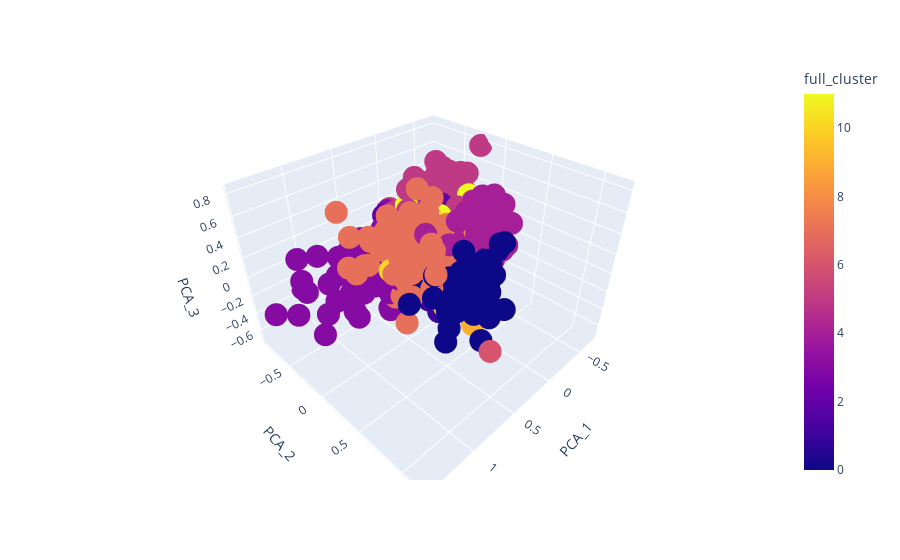

The cell this chart's notebook holds for it:
### Code cell
import plotly.express as px

fig = px.scatter_3d(data, x="PCA_1", y="PCA_2", z="PCA_3", color="full_cluster", hover_data=[
            "PCA_1", "PCA_2", 
            "PCA_3", "Company"
        ])
fig.show()

### Figure 1 — Plotly figure (JSON) as saved in the notebook; plotly's stock layout.template omitted (floating-point values rounded to 4 significant figures; data arrays with more than 128 entries replaced by an {"elided": "..."} marker saying what was removed)
{"data": [{"customdata": {"elided": "2000x1 str values"}, "hovertemplate": "PCA_1=%{x}<br>PCA_2=%{y}<br>PCA_3=%{z}<br>Company=%{customdata[0]}<br>full_cluster=%{marker.color}<extra></extra>", "legendgroup": "", "marker": {"color": {"elided": "2000 int values"}, "coloraxis": "coloraxis", "symbol": "circle"}, "mode": "markers", "name": "", "scene": "scene", "showlegend": false, "type": "scatter3d", "x": {"elided": "2000 float values"}, "y": {"elided": "2000 float values"}, "z": {"elided": "2000 float values"}}], "layout": {"coloraxis": {"colorbar": {"title": {"text": "full_cluster"}}, "colorscale": [[0, "#0d0887"], [0.1111, "#46039f"], [0.2222, "#7201a8"], [0.3333, "#9c179e"], [0.4444, "#bd3786"], [0.5556, "#d8576b"], [0.6667, "#ed7953"], [0.7778, "#fb9f3a"], [0.8889, "#fdca26"], [1, "#f0f921"]]}, "legend": {"tracegroupgap": 0}, "margin": {"t": 60}, "scene": {"domain": {"x": [0, 1], "y": [0, 1]}, "xaxis": {"title": {"text": "PCA_1"}}, "yaxis": {"title": {"text": "PCA_2"}}, "zaxis": {"title": {"text": "PCA_3"}}}}}
